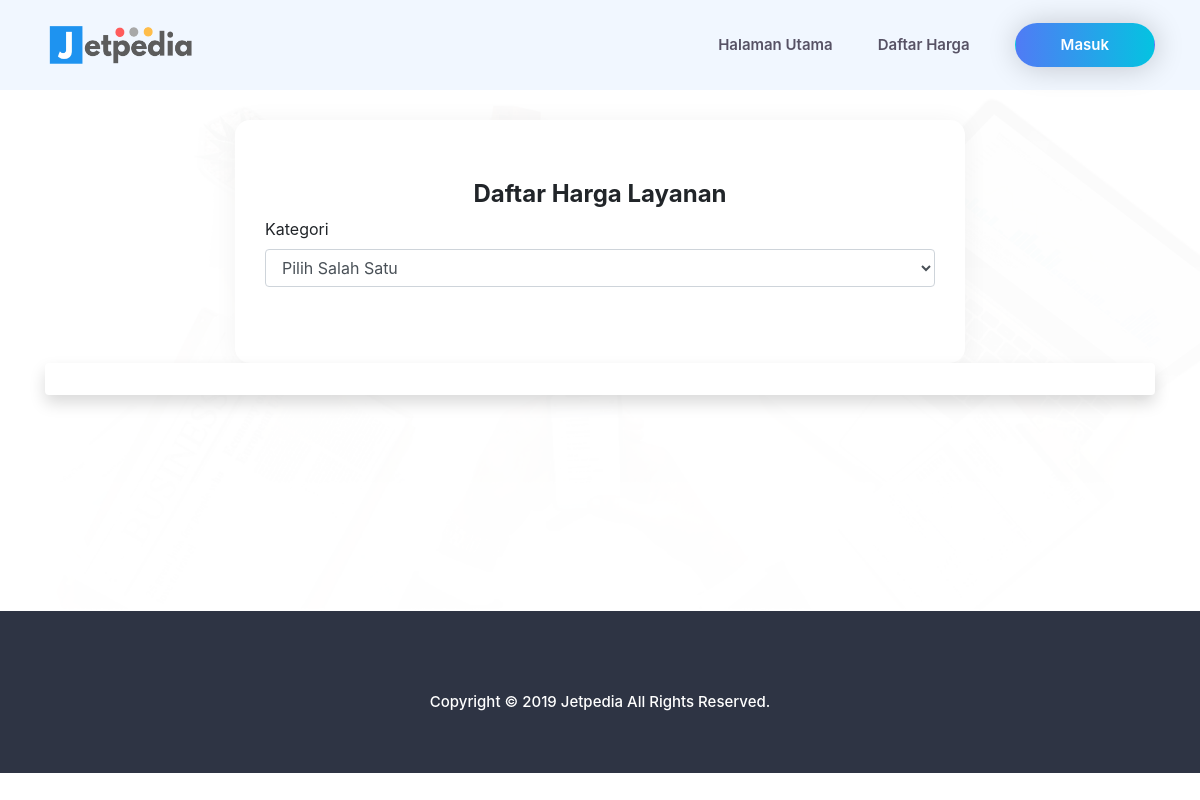
Page /index.php/home/service on the committed database.
### tables this page shows
CREATE TABLE IF NOT EXISTS `setting_web` (
  `id` int(11) NOT NULL,
  `nama_web` varchar(200) NOT NULL,
  `short_title` varchar(200) NOT NULL,
  `title` varchar(200) NOT NULL,
  `deskripsi_web` text NOT NULL,
  `og` varchar(250) NOT NULL,
  `site_key` varchar(250) NOT NULL,
  `secret_key` varchar(250) NOT NULL,
  `tawkto` varchar(8000) NOT NULL,
  `logo` text NOT NULL,
  `fav` text NOT NULL,
  `date` varchar(100) NOT NULL,
  `time` time NOT NULL,
  PRIMARY KEY (`id`)
);

### application/controllers/Home.php (called while the page is built, shortened)
<?php
class Home extends CI_Controller
{
    public function __construct()
    {
        $this->load->model('Home_model');
    }
    public function service()
    {
        $data['menu'] = '0';
        $data['type'] = 'Daftar Harga | ';
        $data['web'] =  $this->db->get('setting_web')->row_array();
        $data['kontak'] =  $this->db->get('kontak_web')->row_array();
        $data['kategori'] = $this->M_service->get_kategori()->result();
        $this->load->view('home/header', $data);
        $this->load->view('home/service', $data);
        $this->load->view('home/footer', $data);
    }
}

### index.php (called while the page is built, shortened)
<?php
require_once BASEPATH.'core/CodeIgniter.php';

### application/views/home/service.php (the view, shortened to what this page needs)
<section class="features">
    <div class="container">
        <div class="row mb-5">
            <div class="col-lg-8 offset-lg-2">
                <div class="box">
                    <h4 class="m-t-0 header-title text-center"><b>Daftar Harga Layanan</b></h4>
                    <form class="form-horizontal" role="form" method="POST">
                        <div class="form-group">
                            <label>Kategori</label>
                            <select class="form-control" name="kategori" id="kategori" required>
                                <option value="0">Pilih Salah Satu</option>
                            </select>
                        </div>
                    </form>
                </div>
            </div>
            <div class="col-md-12">
                <div class="card-body shadow p-3 mb-5 bg-white rounded" id="layanan"></div>
            </div>
        </div>
    </div>
</section>
</div>

### application/views/home/header.php (shortened to what this page needs)
<!DOCTYPE html>
<html dir="ltr" lang="en">
<head>
    <link rel="stylesheet" href="<?= base_url('assets/'); ?>css/bootstrap.min.css">
    <link rel="stylesheet" href="<?= base_url('assets/'); ?>css/plugins/animate.css">
    <link rel="stylesheet" href="<?= base_url('assets/'); ?>css/plugins/magnific-popup.css">
    <link rel="stylesheet" href="<?= base_url('assets/'); ?>css/plugins/slick.css">
    <link rel="stylesheet" href="<?= base_url('assets/'); ?>css/plugins/slick-theme.css">
    <link rel="stylesheet" href="<?= base_url('assets/'); ?>css/main.css">
    <link rel="stylesheet" href="<?= base_url('assets/'); ?>css/custom.css">
    <link href="https://cdnjs.cloudflare.com/ajax/libs/font-awesome/5.9.0/css/all.min.css" rel="stylesheet">
</head>
<body>
    <div id="app">
        <header class="header-global">
            <nav class="navbar navbar-expand-lg navbar-light bg-light fixed-top">
                <div class="container">
                    <a class="navbar-brand" href="<?= base_url(); ?>">
                        <img style="max-height: 50px;max-width:150px;height:50px;width:150px;" src="<?= base_url('assets/') ?>img/logo/<?= $web['logo']; ?>" alt="logo"></a>
                    <div class="collapse navbar-collapse" id="navbarNavDropdown">
                        <ul class="navbar-nav ml-auto">
                            <li class="nav-item">
                                <a class="nav-link" href="<?php if ($menu != '0') {
                                                                echo base_url(); ?>#slider<?php } else {
                                                                                            echo base_url();
                                                                                        }; ?>">Halaman Utama</a>
                            </li>
                            <li class="nav-item">
                                <a class="nav-link" href="<?= base_url(); ?>home/service">Daftar Harga</a>
                            </li>
                        </ul>
                        <a href="<?= base_url(); ?>auth" role="button" class="btn-1">Masuk</a>
                    </div>
                </div>
            </nav>
        </header>

### application/views/home/footer.php (shortened to what this page needs)
<footer class="footer">
    <div class="container text-center">
        <p>Copyright © 2019 <?= $web['nama_web']; ?> All Rights Reserved.</p>
    </div>
</footer>
</body>
</html>

### assets/css/main.css (style rules this page uses)
.navbar { padding: 15px 0; background: #f1f7ff !important; }
.navbar .nav-item { padding: 0; margin: 0; }
.navbar .nav-item .nav-link { padding: 0; margin: 0 0 0 45px; font-size: 15px; color: #575265; font-weight: 600; transition: all 0.4s ease-in-out; }
.navbar .btn-1 { background: linear-gradient(to right, #507bf5 0%, #04c3e1 100%); box-shadow: 1px 1px 30px 0 rgba(0, 0, 0, 0.2); border: 1px solid rgba(0, 0, 0, 0); text-decoration: none; color: #ffffff; border-radius: 65px; padding: 10px 45px; font-size: 15px; font-weight: 600; margin-left: 45px; transition: all 0.2s ease-in; }
.features { background: url("../img/bg/feature-bg.png") top center no-repeat; background-size: cover; padding: 120px 0; }
.features .box { background: #ffffff; box-shadow: 1px 1px 25px 0 rgba(0, 0, 0, 0.05); border-radius: 15px; padding: 60px 30px; transition: all .4s ease-in-out; }
.footer { padding: 60px 0; background: #2e3444; }
.footer p { font-size: 15px; font-weight: 500; color: #ffffff; margin: 20px 0 0; }

### rows in the picture
setting_web: logo (picture), nama_web "Jetpedia"
